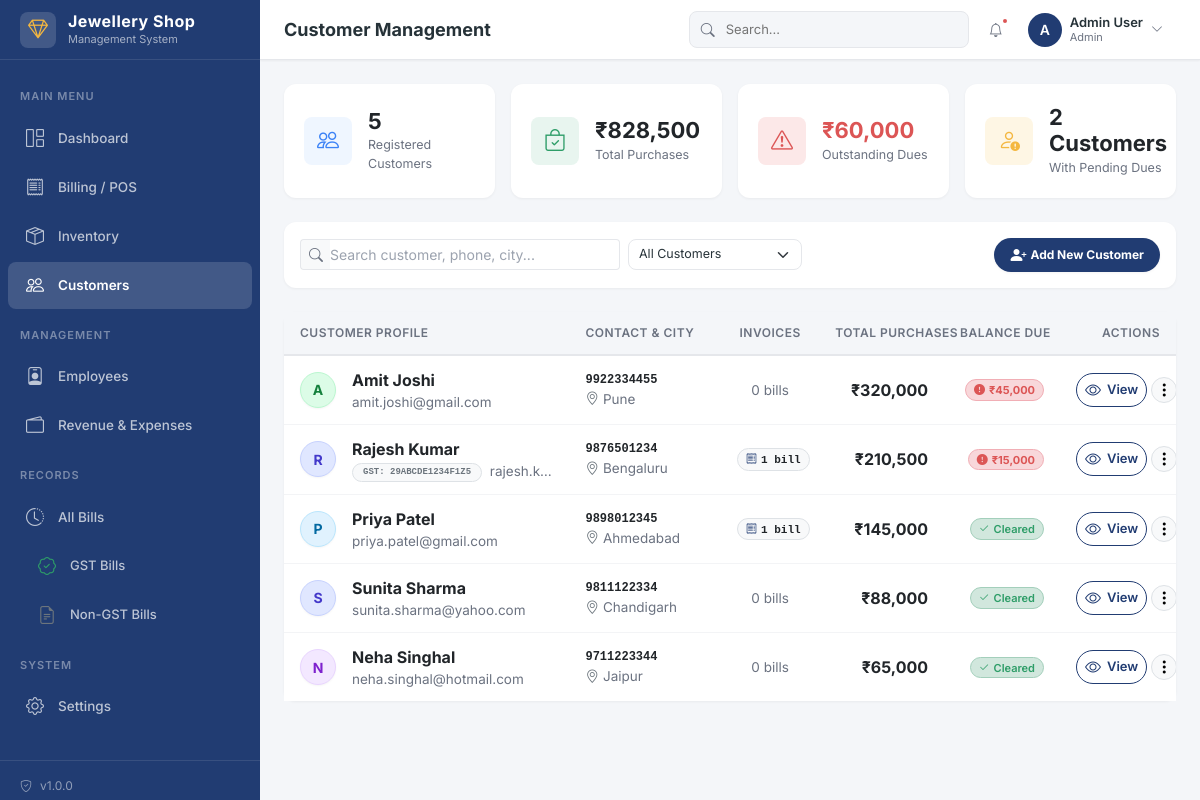
Screenshot of /modules/customers/index.php (signed in) with the database file from the repository.
### tables this page shows
CREATE TABLE customers (
    id INT AUTO_INCREMENT PRIMARY KEY,
    name VARCHAR(200) NOT NULL,
    phone VARCHAR(20) NOT NULL,
    email VARCHAR(150) DEFAULT '',
    address TEXT,
    city VARCHAR(100) DEFAULT '',
    state VARCHAR(100) DEFAULT '',
    pincode VARCHAR(10) DEFAULT '',
    gstin VARCHAR(20) DEFAULT '',
    pan VARCHAR(15) DEFAULT '',
    total_purchases DECIMAL(14,2) DEFAULT 0.00,
    outstanding_balance DECIMAL(14,2) DEFAULT 0.00,
    notes TEXT,
    is_active TINYINT(1) DEFAULT 1,
    created_at TIMESTAMP DEFAULT CURRENT_TIMESTAMP,
    updated_at TIMESTAMP DEFAULT CURRENT_TIMESTAMP ON UPDATE CURRENT_TIMESTAMP,
    INDEX idx_phone (phone),
    INDEX idx_name (name),
    INDEX idx_gstin (gstin),
    INDEX idx_is_active (is_active)
);

### config/database.php (called while the page is built, shortened)
<?php
function appUrl($path = '') {
    $scriptName = $_SERVER['SCRIPT_NAME'] ?? '';
    $base = '';
    if (strpos($scriptName, '/POS-Jewellery') === 0) {
        $base = '/POS-Jewellery';
    }
    $path = ltrim($path, '/');
    return $base . ($path ? '/' . $path : '');
}
function url($path = '') {
    return appUrl($path);
}
function sanitize($input) {
    return htmlspecialchars(trim($input), ENT_QUOTES, 'UTF-8');
}

### modules/customers/index.php (the view, shortened to what this page needs)
<?php
require_once __DIR__ . '/../../config/database.php';
$pdo = getDBConnection();
$search = trim($_GET['search'] ?? '');
$sql = "SELECT c.*, COUNT(i.id) as invoice_count
        FROM customers c
        LEFT JOIN invoices i ON c.id = i.customer_id AND i.status != 'cancelled'
        WHERE c.is_active = 1";
$params = [];
$sql .= " GROUP BY c.id ORDER BY c.outstanding_balance DESC, c.total_purchases DESC, c.name ASC";
$stmt = $pdo->prepare($sql);
$stmt->execute($params);
$customers = $stmt->fetchAll(PDO::FETCH_ASSOC);
$statsStmt = $pdo->query("SELECT
    COUNT(*) as total_customers,
    COALESCE(SUM(total_purchases), 0) as total_spent,
    COALESCE(SUM(outstanding_balance), 0) as total_due,
    SUM(CASE WHEN outstanding_balance > 0 THEN 1 ELSE 0 END) as debtors_count
    FROM customers WHERE is_active = 1");
$stats = $statsStmt->fetch(PDO::FETCH_ASSOC);
function formatCleanMoney($amount) {
    $val = (float)$amount;
    if (floor($val) == $val) {
        return '₹' . number_format($val, 0);
    }
    return '₹' . number_format($val, 2);
}
$avatarPalettes = [
    ['bg' => '#e0e7ff', 'text' => '#4338ca', 'border' => '#c7d2fe'],
    ['bg' => '#fef3c7', 'text' => '#b45309', 'border' => '#fde68a'],
    ['bg' => '#e0f2fe', 'text' => '#0369a1', 'border' => '#bae6fd'],
    ['bg' => '#fce7f3', 'text' => '#be185d', 'border' => '#fbcfe8'],
    ['bg' => '#dcfce7', 'text' => '#15803d', 'border' => '#bbf7d0'],
    ['bg' => '#f3e8ff', 'text' => '#7e22ce', 'border' => '#e9d5ff'],
];
include __DIR__ . '/../../includes/header.php';
?>
<div class="row g-3 mb-4">
    <div class="col-xl-3 col-sm-6">
        <div class="stat-card border-0 shadow-xs h-100">
            <div class="stat-icon info">
                <i class="bi bi-people"></i>
            </div>
            <div class="stat-details">
                <h3 class="fw-bold mb-0 text-dark"><?php echo number_format($stats['total_customers'] ?? 0); ?></h3>
                <p class="text-muted mb-0">Registered Customers</p>
            </div>
        </div>
    </div>
    <div class="col-xl-3 col-sm-6">
        <div class="stat-card border-0 shadow-xs h-100">
            <div class="stat-icon success">
                <i class="bi bi-bag-check"></i>
            </div>
            <div class="stat-details">
                <h3 class="fw-bold mb-0 text-dark"><?php echo formatCleanMoney($stats['total_spent'] ?? 0); ?></h3>
                <p class="text-muted mb-0">Total Purchases</p>
            </div>
        </div>
    </div>
    <div class="col-xl-3 col-sm-6">
        <div class="stat-card border-0 shadow-xs h-100">
            <div class="stat-icon <?php echo ($stats['total_due'] ?? 0) > 0 ? 'danger' : 'success'; ?>">
                <i class="bi <?php echo ($stats['total_due'] ?? 0) > 0 ? 'bi-exclamation-triangle' : 'bi-check-circle'; ?>"></i>
            </div>
            <div class="stat-details">
                <h3 class="fw-bold mb-0 <?php echo ($stats['total_due'] ?? 0) > 0 ? 'text-danger' : 'text-success'; ?>">
                    <?php echo formatCleanMoney($stats['total_due'] ?? 0); ?>
                </h3>
                <p class="text-muted mb-0">Outstanding Dues</p>
            </div>
        </div>
    </div>
    <div class="col-xl-3 col-sm-6">
        <div class="stat-card border-0 shadow-xs h-100">
            <div class="stat-icon warning">
                <i class="bi bi-person-exclamation"></i>
            </div>
            <div class="stat-details">
                <h3 class="fw-bold mb-0 text-dark"><?php echo number_format($stats['debtors_count'] ?? 0); ?> Customers</h3>
                <p class="text-muted mb-0">With Pending Dues</p>
            </div>
        </div>
    </div>
</div>
<div class="card mb-4 border-0 shadow-xs">
    <div class="card-body p-3">
        <div class="d-flex justify-content-between align-items-center flex-wrap gap-2">
            <form method="GET" action="" class="d-flex align-items-center flex-wrap gap-2 flex-grow-1" style="max-width: 650px;">
                <div class="input-group input-group-sm flex-grow-1" style="min-width: 200px; max-width: 320px;">
                    <span class="input-group-text bg-light border-end-0"><i class="bi bi-search text-muted"></i></span>
                    <input type="text" class="form-control border-start-0 ps-0" name="search" placeholder="Search customer, phone, city..." value="<?php echo sanitize($search); ?>">
                </div>
                <select class="form-select form-select-sm" name="filter" onchange="this.form.submit()" style="width: auto; min-width: 170px;">
                    <option value="">All Customers</option>
                </select>
            </form>
            <div class="d-flex align-items-center gap-2">
                <a href="<?php echo url('modules/customers/add.php'); ?>" class="btn btn-sm btn-primary rounded-pill px-3 py-1 fw-bold text-nowrap d-inline-flex align-items-center gap-1 shadow-xs" style="white-space: nowrap !important; height: 34px;">
                    <i class="bi bi-person-plus-fill"></i>
                    <span>Add New Customer</span>
                </a>
            </div>
        </div>
    </div>
</div>
<div class="card border-0 shadow-xs">
    <div class="card-body p-0">
        <div class="table-responsive">
            <table class="table table-hover align-middle mb-0" style="width: 100%; table-layout: fixed;">
                <thead class="table-light border-bottom text-secondary fs-xs text-uppercase tracking-wider">
                    <tr>
                        <th style="width: 32%; padding-left: 16px;">Customer Profile</th>
                        <th style="width: 17%;">Contact & City</th>
                        <th style="width: 11%;" class="text-center">Invoices</th>
                        <th style="width: 14%;" class="text-end">Total Purchases</th>
                        <th style="width: 13%;" class="text-end">Balance Due</th>
                        <th style="width: 13%; padding-right: 16px;" class="text-end">Actions</th>
                    </tr>
                </thead>
                <tbody>
                    <?php if (empty($customers)): ?>
                    <tr>
                        <td colspan="6" class="text-center py-5 text-muted">
                            <div class="empty-state py-3">
                                <div class="d-inline-flex align-items-center justify-content-center rounded-circle bg-light border mb-3" style="width: 60px; height: 60px;">
                                    <i class="bi bi-people text-muted fs-3"></i>
                                </div>
                                <h6 class="fw-bold text-dark">No customer records found</h6>
                                <p class="text-muted fs-sm mb-3">Add regular jewellery clients to track purchase history, bills, and outstanding ledgers.</p>
                                <a href="<?php echo url('modules/customers/add.php'); ?>" class="btn btn-sm btn-primary rounded-pill px-3 py-1 fw-bold">
                                    <i class="bi bi-person-plus-fill me-1"></i> Add First Customer
                                </a>
                            </div>
                        </td>
                    </tr>
                    <?php else: ?>
                    <?php foreach ($customers as $c):
                        $hasDue = (float)$c['outstanding_balance'] > 0;
                        $paletteIdx = abs(crc32($c['name'])) % count($avatarPalettes);
                        $pal = $avatarPalettes[$paletteIdx];
                        $initials = strtoupper(substr($c['name'], 0, 1));
                    ?>
                    <tr>
                        <td style="padding-left: 16px; overflow: hidden;">
                            <div class="d-flex align-items-center gap-3">
                                <div class="rounded-circle d-flex align-items-center justify-content-center fw-bold shadow-2xs flex-shrink-0"
                                     style="width: 36px; height: 36px; font-size: 14px; background-color: <?php echo $pal['bg']; ?>; color: <?php echo $pal['text']; ?>; border: 1px solid <?php echo $pal['border']; ?>;">
                                    <?php echo $initials; ?>
                                </div>
                                <div class="min-w-0 flex-grow-1" style="overflow: hidden;">
                                    <a href="<?php echo url('modules/customers/view.php?id=' . $c['id']); ?>" class="fw-bold text-dark text-decoration-none d-block text-truncate fs-6 hover-primary">
                                        <?php echo sanitize($c['name']); ?>
                                    </a>
                                    <div class="text-truncate fs-xs text-muted">
                                        <?php if ($c['gstin']): ?>
                                        <span class="badge bg-light text-secondary border font-monospace me-1" style="font-size: 9px; vertical-align: middle;">GST: <?php echo sanitize($c['gstin']); ?></span>
                                        <?php endif; ?>
                                        <?php if ($c['email']): ?>
                                        <span class="text-muted"><?php echo sanitize($c['email']); ?></span>
                                        <?php endif; ?>
                                    </div>
                                </div>
                            </div>
                        </td>
                        <td style="overflow: hidden;">
                            <a href="tel:<?php echo sanitize($c['phone']); ?>" class="text-dark text-decoration-none fw-semibold font-monospace fs-sm d-block text-truncate">
                                <?php echo sanitize($c['phone']); ?>
                            </a>
                            <div class="text-muted fs-xs text-truncate">
                                <i class="bi bi-geo-alt me-1 text-secondary"></i><?php echo sanitize($c['city'] ?: ($c['address'] ? substr($c['address'], 0, 18) . '...' : 'Walk-in')); ?>
                            </div>
                        </td>
                        <td class="text-center">
                            <?php if ($c['invoice_count'] > 0): ?>
                            <span class="badge bg-light text-dark border px-2 py-1 fw-semibold font-monospace">
                                <i class="bi bi-receipt text-primary me-1"></i><?php echo $c['invoice_count']; ?> <?php echo $c['invoice_count'] == 1 ? 'bill' : 'bills'; ?>
                            </span>
                            <?php else: ?>
                            <span class="text-muted fs-xs">0 bills</span>
                            <?php endif; ?>
                        </td>
                        <td class="text-end">
                            <span class="fw-bold text-dark fs-6"><?php echo formatCleanMoney($c['total_purchases']); ?></span>
                        </td>
                        <td class="text-end">
                            <?php if ($hasDue): ?>
                            <span class="badge bg-danger-subtle text-danger border border-danger-subtle px-2 py-1 fw-bold fs-xs">
                                <i class="bi bi-exclamation-circle-fill me-1"></i><?php echo formatCleanMoney($c['outstanding_balance']); ?>
                            </span>
                            <?php else: ?>
                            <span class="badge bg-success-subtle text-success border border-success-subtle px-2 py-1 fw-semibold fs-xs">
                                <i class="bi bi-check2 me-1"></i>Cleared
                            </span>
                            <?php endif; ?>
                        </td>
                        <td class="text-end" style="padding-right: 16px;">
                            <div class="d-inline-flex align-items-center gap-1">
                                <a href="<?php echo url('modules/customers/view.php?id=' . $c['id']); ?>" class="btn btn-xs btn-outline-primary rounded-pill px-2 py-1 fw-semibold text-nowrap" title="View Customer Ledger & History">
                                    <i class="bi bi-eye"></i> View
                                </a>
                                <div class="dropdown">
                                    <button class="btn btn-xs btn-light border rounded-circle p-0 d-flex align-items-center justify-content-center" type="button" data-bs-toggle="dropdown" style="width: 26px; height: 26px;" title="More options">
                                        <i class="bi bi-three-dots-vertical fs-xs"></i>
                                    </button>
                                </div>
                            </div>
                        </td>
                    </tr>
                    <?php endforeach; ?>
                    <?php endif; ?>
                </tbody>
            </table>
        </div>
    </div>
</div>
<?php include __DIR__ . '/../../includes/footer.php'; ?>

### rows the page displays
customers: name "A", name "Amit Joshi", email "amit.joshi@gmail.com", phone "9922334455", city "Pune", shows "0 bills", total_purchases "₹320,000", outstanding_balance "₹45,000"
customers: name "R", name "Rajesh Kumar", gstin "29ABCDE1234F1Z5", email "rajesh.k…", phone "9876501234", city "Bengaluru", invoice_count "1", shows "bill", total_purchases "₹210,500", outstanding_balance "₹15,000"
customers: name "P", name "Priya Patel", email "priya.patel@gmail.com", phone "9898012345", city "Ahmedabad", invoice_count "1", shows "bill", total_purchases "₹145,000", outstanding_balance 0 (drawn)
customers: name "S", name "Sunita Sharma", email "sunita.sharma@yahoo.com", phone "9811122334", city "Chandigarh", shows "0 bills", total_purchases "₹88,000", outstanding_balance 0 (drawn)
customers: name "N", name "Neha Singhal", email "neha.singhal@hotmail.com", phone "9711223344", city "Jaipur", shows "0 bills", total_purchases "₹65,000", outstanding_balance 0 (drawn)

### other values shown
getSetting('shop_name', 'Jewellery ERP') "Jewellery Shop"
APP_VERSION "1.0.0"
$pageTitle "Customer Management"
substr($currentUser['name'], 0, 1) "A"
$currentUser['name'] "Admin User"
$currentUser['role'] "Admin"
$stats['total_customers'] "5"
formatCleanMoney($stats['total_spent'] ?? 0) "₹828,500"
formatCleanMoney($stats['total_due'] ?? 0) "₹60,000"
$stats['debtors_count'] "2"
